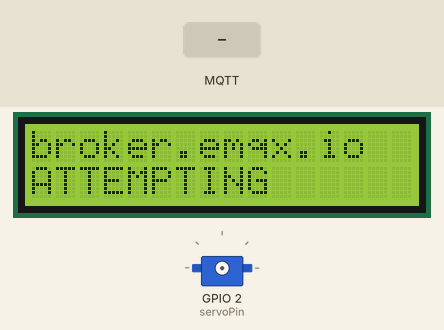
Bench run of a sketch on a simulated ESP32. Parts: 16×2 character LCD, servo. Inputs (shaded band) come from the test bench. WiFi joins after 1.5 s; servers stay silent unless stated; no MQTT or app messages arrive unless stated; what the sketch prints to the serial monitor is not drawn.

Above: at 0.7 s.
At 2.8 s:
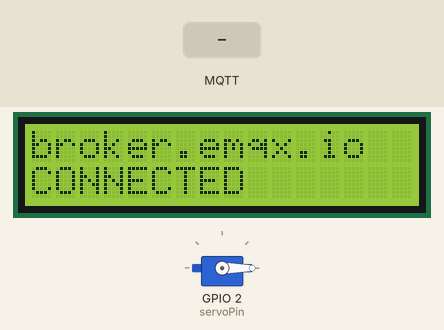
2.9 s: MQTT message "90" arrives on the first subscribed topic
At 4.1 s:
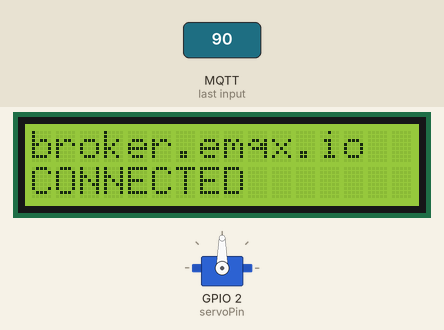
4.4 s: MQTT message "200" arrives on the first subscribed topic
At 5.4 s:
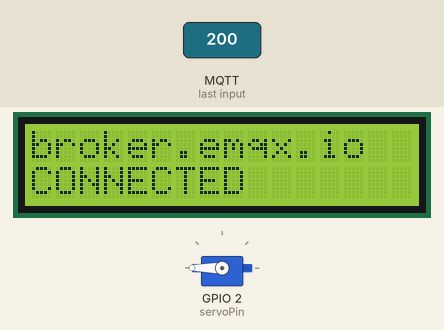
5.9 s: MQTT message "0" arrives on the first subscribed topic
At 6.6 s:
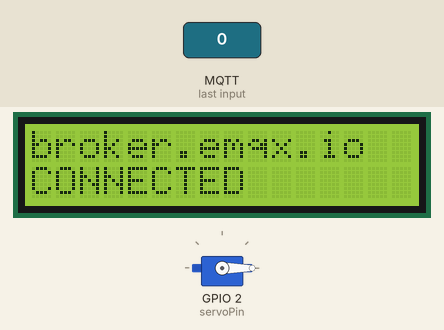
Timing chart, 0 to 8.9 s (numbered marks = the images above; inputs shaded):
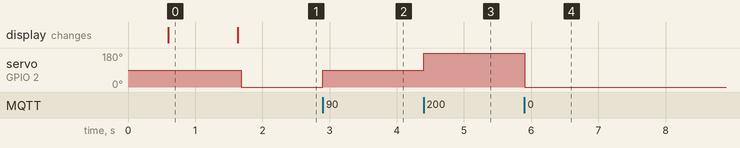

The sketch:

menyalakan_servo_dari_mqtt.ino
```cpp
/*
 * JOB 5 : Membaca dht via mqtt
 * Written by : Muhammad Husni Muttaqin (1503467)
 *
 */


#include <WiFi.h>
#include <PubSubClient.h>
#include <Wire.h>

#include <LiquidCrystal_I2C.h>
LiquidCrystal_I2C lcd(0x27, 16, 2);

#include <ESP32Servo.h>

Servo myservo;


int pos = 0;
int servoPin = 2;

const char* ssid = "Wifihusni12";
const char* password = "123456789";
const char* mqtt_server = "broker.emqx.io";

WiFiClient espClient;
PubSubClient client(espClient);


float temperature;
float humidity;

long lastMsg = 0;
char msg[50];
int value = 0;


unsigned long data_send_time;
unsigned long data_send_time_prev;
unsigned long data_send_period = 2000;

void setup() {

  lcd.begin();
  lcd.clear();
  lcd.backlight();
  lcd.setCursor(0,0);
  lcd.print(mqtt_server);


  Serial.begin(115200);
  setup_wifi();
  client.setServer(mqtt_server, 1883);
  client.setCallback(callback);

  ESP32PWM::allocateTimer(0);
  ESP32PWM::allocateTimer(1);
  ESP32PWM::allocateTimer(2);
  ESP32PWM::allocateTimer(3);
  myservo.setPeriodHertz(50);
  myservo.attach(servoPin, 1000, 4000);

}

void setup_wifi() {
  delay(10);
  Serial.println();
  Serial.print("Connecting to ");
  Serial.println(ssid);
  WiFi.begin(ssid, password);

  while (WiFi.status() != WL_CONNECTED) {
    delay(500);
    Serial.print(".");
    lcd.setCursor(0,1);
    lcd.print("ATTEMPTING");
  }

  Serial.println("");
  Serial.println("WiFi connected");
  Serial.println("IP address: ");
  Serial.println(WiFi.localIP());
  lcd.setCursor(0,1);
  lcd.print("CONNECTED ");
}

void callback(char* topic, byte* message, unsigned int length) {
  Serial.print("Message arrived on topic: ");
  Serial.print(topic);
  Serial.print(". Message: ");
  String messageTemp;

  for (int i = 0; i < length; i++) {
    Serial.print((char)message[i]);
    messageTemp += (char)message[i];
  }
  Serial.println();


  if (String(topic) == "trainer_iot_upi_01/servo") {
    pos = messageTemp.toInt();

  }


}


void reconnect() {
  while (!client.connected()) {
    Serial.print("Attempting MQTT connection...");
    if (client.connect("ESP32Client")) {
      Serial.println("connected");
      client.subscribe("trainer_iot_upi_01/servo");


    } else {
      Serial.print("failed, rc=");
      Serial.print(client.state());
      Serial.println(" try again in 5 seconds");
      delay(5000);
    }
  }
}


void loop() {
  if (!client.connected()) {
    reconnect();

  }
  myservo.write(pos);
  data_send_time = millis() - data_send_time_prev;
  if (data_send_time > data_send_period){


    data_send_time_prev = millis();
  }


  client.loop();
  }
```

Measured:
- after the input at 2.9 s, servo on GPIO 2 (servoPin): 0° → 90° at once
- after the input at 4.4 s, servo on GPIO 2 (servoPin): 90° → 180° at once
- after the input at 5.9 s, servo on GPIO 2 (servoPin): 180° → 0° at once
- what the display in image 0 shows lasts 1.0 s, from 0.6 s to 1.6 s
